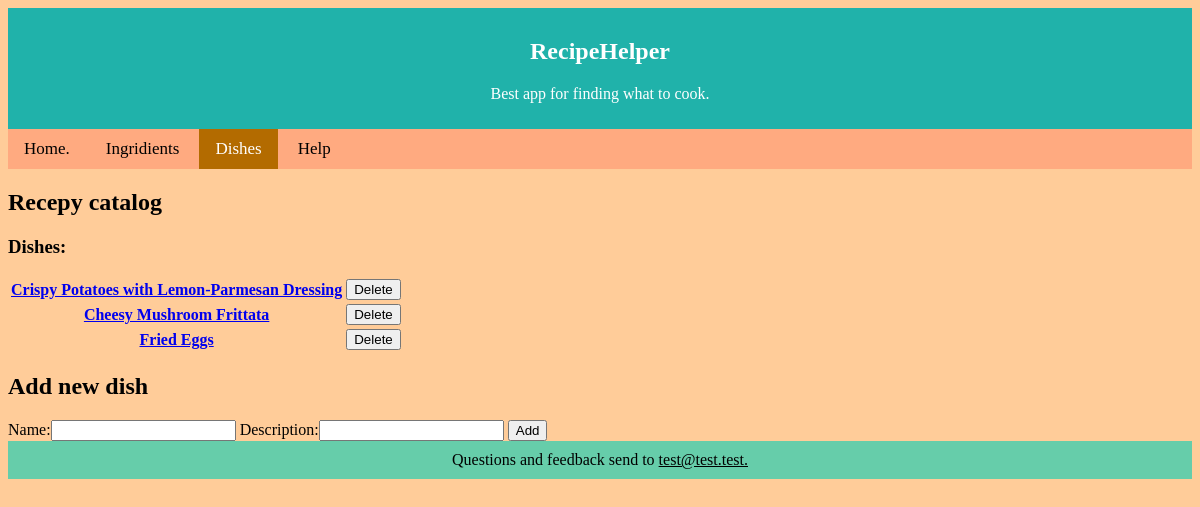
The page /recipe/ on the database as committed earlier.
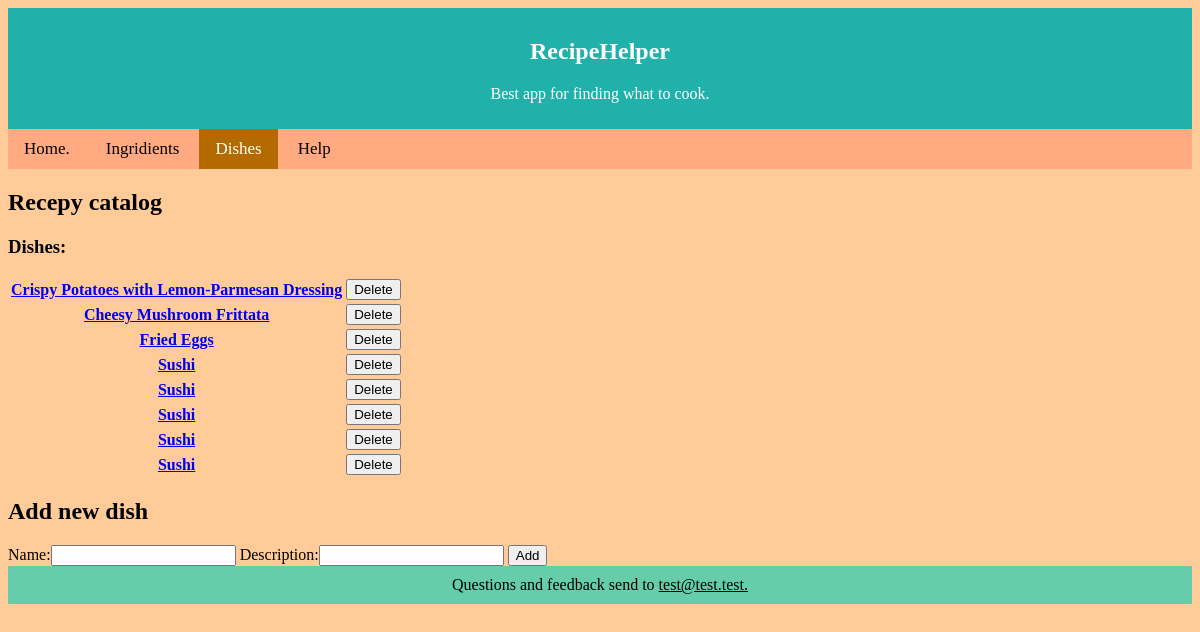
The same page on the database as committed later.
### Picker/models.py (models this page shows, shortened)
class Dish(models.Model):
    name = models.CharField(max_length = 100)
    description = models.TextField(blank=True, default='')

### Picker/views.py (the view)
# urls.py: path('recipe/', views.catalog_recipe, name='catalog'),
def catalog_recipe(request):
    dish_list = Dish.objects.all()
    if request.method == 'POST':
        is_deleted = False
        for temp in dish_list:
            if str(temp.id) in request.POST:
                Dish.objects.filter(pk=temp.pk).delete()
                form = NewDish()
                is_deleted = True
                break
        if not is_deleted:
            form = NewDish(request.POST)
            if form.is_valid():
                d = Dish(name = form.cleaned_data['name'], description = form.cleaned_data['description'])
                d.save()
                return HttpResponseRedirect('{}'.format(d.id))
        dish_list = Dish.objects.all()
    else:
        form = NewDish()
    template = loader.get_template('catalog.html')
    context = {
        'dish_list': dish_list,
        'form': form,
    }
    return HttpResponse(template.render(context, request))

### Picker/forms.py
class NewDish(forms.Form):
    name = forms.CharField(max_length = 100)
    description = forms.CharField()

### templates/catalog.html (shortened to what this page needs)
{% extends 'base.html' %}
{% block nav %}
<nav>
    <a href="{% url 'index' %}">Home.</a>
    <a href="{% url 'ing_cat' %}">Ingridients</a>
    <a class="active" href="{% url 'catalog' %}">Dishes</a>
    <a>Help</a>
</nav>
{% endblock %}
{% block content %}
<h2>Recepy catalog</h2>
<h3>Dishes:</h3>
{% if dish_list %}
<table>
    {% for dish in dish_list %}
    <tr>
    <th><a href="/recipe/{{ dish.id }} "> {{ dish.name }} </a></th>
    <th><form method="post" >
        <input type="submit" name = "{{ dish.id}}" value="Delete">
    </form></th>
    </tr>
    {% endfor %}
</table>
{% endif %}
<h2>Add new dish</h2>
<form method="post">
    {{ form }}
    <input type="submit" value="Add">
</form>
{% endblock %}

### templates/base.html (shortened to what this page needs)
<!DOCTYPE html>
{% load static %}
<html>
<head>
    <link rel="stylesheet" href="{% static 'first.css' %}" type="text/css">
</head>
<body>
<header>
    <h2>RecipeHelper</h2>
    <p>Best app for finding what to cook.</p>
</header>
{% block nav %}{% endblock %}
{% block content %}{% endblock %}
<footer>
    Questions and feedback send to <span class="email">test@test.test.</span>
</footer>
</body>
</html>

### static/first.css (style rules this page uses)
body { background-color: #ffcc99; }
header, footer { text-align: center; padding: 10px 0px; width: 100%; margin: 0px; }
header { color: white; background-color: lightseagreen; }
footer { color: black; background-color: mediumaquamarine; }
nav { width: 100%; background-color: #ffaa80; padding: 10px 0px; overflow: hidden; }
nav a { color: black; text-align: center; padding: 14px 16px; text-decoration: none; font-size: 17px; }
nav a.active { background-color: #b36b00; color: white; }
span.email { text-decoration: underline; }

Rows that differ between the two databases and show on the page:
added Dish: name "Sushi"
added Dish: name "Sushi"
added Dish: name "Sushi"
added Dish: name "Sushi"
added Dish: name "Sushi"
